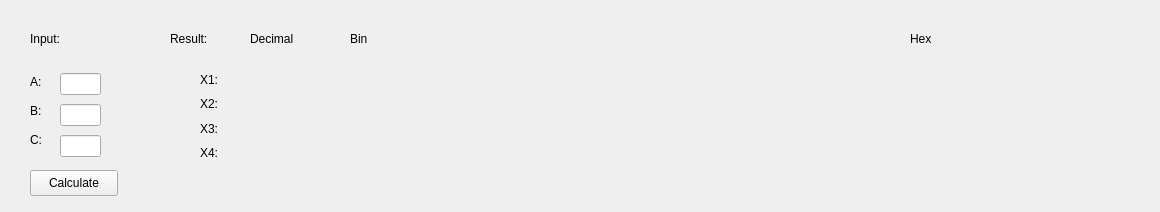
<?xml version="1.0" encoding="UTF-8"?>
<ui version="4.0">
 <class>MainWindow</class>
 <widget class="QMainWindow" name="MainWindow">
  <property name="geometry">
   <rect>
    <x>0</x>
    <y>0</y>
    <width>1160</width>
    <height>212</height>
   </rect>
  </property>
  <property name="windowTitle">
   <string>MainWindow</string>
  </property>
  <widget class="QWidget" name="centralwidget">
   <widget class="QLabel" name="label">
    <property name="geometry">
     <rect>
      <x>30</x>
      <y>30</y>
      <width>66</width>
      <height>18</height>
     </rect>
    </property>
    <property name="text">
     <string>Input:</string>
    </property>
   </widget>
   <widget class="QLabel" name="label_2">
    <property name="geometry">
     <rect>
      <x>170</x>
      <y>30</y>
      <width>66</width>
      <height>18</height>
     </rect>
    </property>
    <property name="text">
     <string>Result:</string>
    </property>
   </widget>
   <widget class="QPushButton" name="PB_Calculate">
    <property name="geometry">
     <rect>
      <x>30</x>
      <y>170</y>
      <width>88</width>
      <height>26</height>
     </rect>
    </property>
    <property name="text">
     <string>Calculate</string>
    </property>
   </widget>
   <widget class="QWidget" name="layoutWidget">
    <property name="geometry">
     <rect>
      <x>30</x>
      <y>70</y>
      <width>21</width>
      <height>81</height>
     </rect>
    </property>
    <layout class="QVBoxLayout" name="verticalLayout">
     <item>
      <widget class="QLabel" name="label_A">
       <property name="text">
        <string>A:</string>
       </property>
      </widget>
     </item>
     <item>
      <widget class="QLabel" name="label_B">
       <property name="text">
        <string>B:</string>
       </property>
      </widget>
     </item>
     <item>
      <widget class="QLabel" name="label_C">
       <property name="text">
        <string>C:</string>
       </property>
      </widget>
     </item>
    </layout>
   </widget>
   <widget class="QWidget" name="layoutWidget">
    <property name="geometry">
     <rect>
      <x>60</x>
      <y>70</y>
      <width>41</width>
      <height>92</height>
     </rect>
    </property>
    <layout class="QVBoxLayout" name="verticalLayout_2">
     <item>
      <widget class="QLineEdit" name="LE_A"/>
     </item>
     <item>
      <widget class="QLineEdit" name="LE_B"/>
     </item>
     <item>
      <widget class="QLineEdit" name="LE_C"/>
     </item>
    </layout>
   </widget>
   <widget class="QWidget" name="layoutWidget">
    <property name="geometry">
     <rect>
      <x>200</x>
      <y>70</y>
      <width>24</width>
      <height>92</height>
     </rect>
    </property>
    <layout class="QVBoxLayout" name="verticalLayout_3">
     <item>
      <widget class="QLabel" name="label_x1">
       <property name="text">
        <string>X1:</string>
       </property>
      </widget>
     </item>
     <item>
      <widget class="QLabel" name="label_x2">
       <property name="text">
        <string>X2:</string>
       </property>
      </widget>
     </item>
     <item>
      <widget class="QLabel" name="label_x3">
       <property name="text">
        <string>X3:</string>
       </property>
      </widget>
     </item>
     <item>
      <widget class="QLabel" name="label_x4">
       <property name="text">
        <string>X4:</string>
       </property>
      </widget>
     </item>
    </layout>
   </widget>
   <widget class="QWidget" name="layoutWidget">
    <property name="geometry">
     <rect>
      <x>240</x>
      <y>70</y>
      <width>81</width>
      <height>92</height>
     </rect>
    </property>
    <layout class="QVBoxLayout" name="V_Layout_10">
     <item>
      <widget class="QLabel" name="label_res_x1_10">
       <property name="text">
        <string/>
       </property>
      </widget>
     </item>
     <item>
      <widget class="QLabel" name="label_res_x2_10">
       <property name="text">
        <string/>
       </property>
      </widget>
     </item>
     <item>
      <widget class="QLabel" name="label_res_x3_10">
       <property name="text">
        <string/>
       </property>
      </widget>
     </item>
     <item>
      <widget class="QLabel" name="label_res_x4_10">
       <property name="text">
        <string/>
       </property>
      </widget>
     </item>
    </layout>
   </widget>
   <widget class="QWidget" name="layoutWidget_2">
    <property name="geometry">
     <rect>
      <x>340</x>
      <y>70</y>
      <width>561</width>
      <height>92</height>
     </rect>
    </property>
    <layout class="QVBoxLayout" name="V_Layout_2">
     <item>
      <widget class="QLabel" name="label_res_x1_2">
       <property name="text">
        <string/>
       </property>
      </widget>
     </item>
     <item>
      <widget class="QLabel" name="label_res_x2_2">
       <property name="text">
        <string/>
       </property>
      </widget>
     </item>
     <item>
      <widget class="QLabel" name="label_res_x3_2">
       <property name="text">
        <string/>
       </property>
      </widget>
     </item>
     <item>
      <widget class="QLabel" name="label_res_x4_2">
       <property name="text">
        <string/>
       </property>
      </widget>
     </item>
    </layout>
   </widget>
   <widget class="QWidget" name="layoutWidget_3">
    <property name="geometry">
     <rect>
      <x>910</x>
      <y>70</y>
      <width>201</width>
      <height>92</height>
     </rect>
    </property>
    <layout class="QVBoxLayout" name="V_Layout_16">
     <item>
      <widget class="QLabel" name="label_res_x1_16">
       <property name="text">
        <string/>
       </property>
      </widget>
     </item>
     <item>
      <widget class="QLabel" name="label_res_x2_16">
       <property name="text">
        <string/>
       </property>
      </widget>
     </item>
     <item>
      <widget class="QLabel" name="label_res_x3_16">
       <property name="text">
        <string/>
       </property>
      </widget>
     </item>
     <item>
      <widget class="QLabel" name="label_res_x4_16">
       <property name="text">
        <string/>
       </property>
      </widget>
     </item>
    </layout>
   </widget>
   <widget class="QLabel" name="label_3">
    <property name="geometry">
     <rect>
      <x>250</x>
      <y>30</y>
      <width>66</width>
      <height>18</height>
     </rect>
    </property>
    <property name="text">
     <string>Decimal</string>
    </property>
   </widget>
   <widget class="QLabel" name="label_4">
    <property name="geometry">
     <rect>
      <x>350</x>
      <y>30</y>
      <width>66</width>
      <height>18</height>
     </rect>
    </property>
    <property name="text">
     <string>Bin</string>
    </property>
   </widget>
   <widget class="QLabel" name="label_5">
    <property name="geometry">
     <rect>
      <x>910</x>
      <y>30</y>
      <width>66</width>
      <height>18</height>
     </rect>
    </property>
    <property name="text">
     <string>Hex</string>
    </property>
   </widget>
  </widget>
 </widget>
 <resources/>
 <connections/>
</ui>
